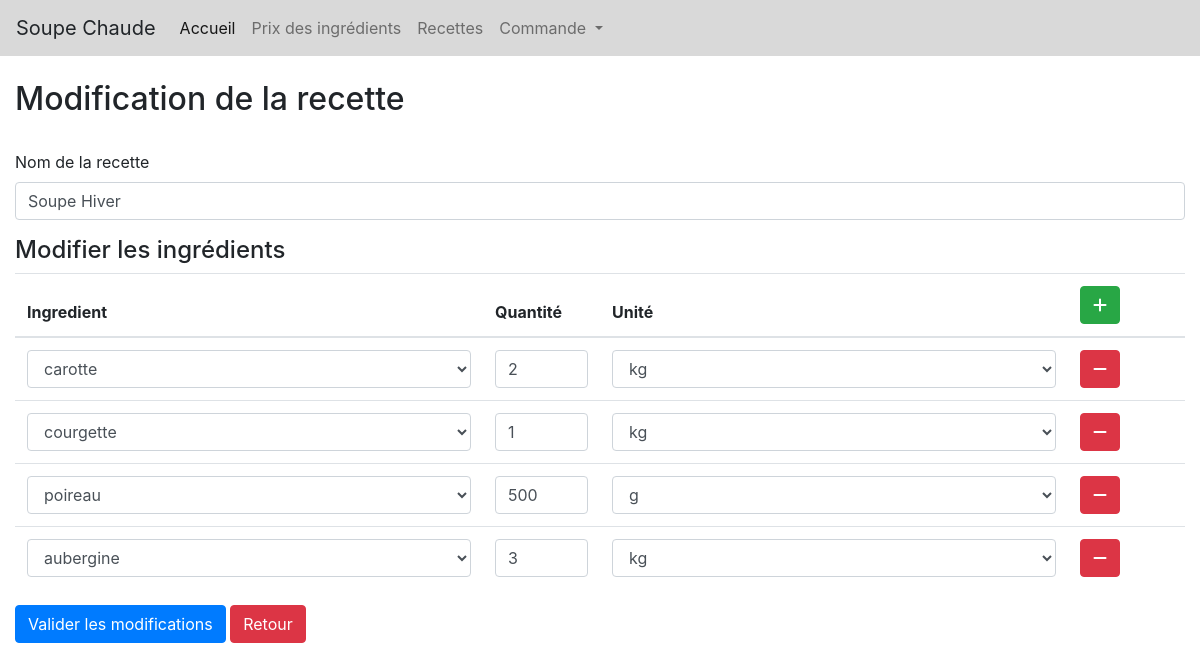
Page /update.php?id=1 on the committed database.
### tables this page shows
CREATE TABLE IF NOT EXISTS `recette` (
  `ID_RECETTE` int(11) NOT NULL AUTO_INCREMENT,
  `NOM_RECETTE` varchar(100) DEFAULT NULL,
  `PRIX` float DEFAULT NULL,
  `VALEURCALR` float DEFAULT NULL,
  `LIPIDER` float DEFAULT NULL,
  `GLUCIDER` float DEFAULT NULL,
  `PROTEINER` float DEFAULT NULL,
  `PRIXR_LEADER` float DEFAULT NULL,
  `PRIXR_RUNGIS` float DEFAULT NULL,
  PRIMARY KEY (`ID_RECETTE`)
);

CREATE TABLE IF NOT EXISTS `compose` (
  `ID_INGREDIENT` int(11) NOT NULL,
  `ID_RECETTE` int(11) NOT NULL,
  `ID_UNITE` int(11) NOT NULL,
  `QUANTITE` int(11) DEFAULT NULL,
  PRIMARY KEY (`ID_INGREDIENT`,`ID_RECETTE`,`ID_UNITE`),
  KEY `FK_COMPOSE_COMPOSE2_RECETTE` (`ID_RECETTE`),
  KEY `FK_COMPOSE_COMPOSE3_UNITE` (`ID_UNITE`)
);

### config/config.php (called while the page is built)
<?php
function base_url(){
  	return 'http://localhost/soupe';
}

### update.php (the view, shortened to what this page needs)
<?php include('templates/header.php'); ?>
<?php
require_once "config.php";
$id = @$_GET['id'];
if( $id ) {
	$id = (int) $id;
	$sql = "SELECT * FROM RECETTE WHERE ID_RECETTE=$id";
	$result = mysqli_query($conn, $sql);
	$recette_data = $result->fetch_assoc();
	$i_sql = "SELECT * FROM INGREDIENT";
	$i_results = mysqli_query($conn, $i_sql);
	$u_sql = "SELECT * FROM UNITE";
	$u_results = mysqli_query($conn, $u_sql);
}
else {
	header("Location: ".base_url());
	exit();
}
?>
<div class="row add-receipe-container">
    <div class="col-md-12">
    	<div class="page-heading mt-4 mb-1">
    		<h2>Modification de la recette</h2>
    	</div>
    	<br />
    	<form action="actions/recipe/update.php" method="POST" id="addRecipe">
		  <div class="form-group">
		    <label for="nom_recette">Nom de la recette</label>
		    <input type="text" class="form-control" id="nom_recette" name="nom_recette" value="<?php echo ( isset($_POST[ 'nom_recette' ]) ) ? $_POST[ 'nom_recette' ] : $recette_data[ 'NOM_RECETTE' ] ?>" />
		  </div>
		  <h4>Modifier les ingrédients</h4>
		  <div class="table-responsive">
			  <table class="table recipe-table">
			  	<thead>
			  		<tr>
			  			<th>Ingredient</th>
			  			<th>Quantité</th>
			  			<th>Unité</th>
			  			<th><button type="button" onclick="addRow()" class="btn btn-success"><i class="fas fa-plus"></i></button></th>
			  		</tr>
			  	</thead>
			  	<tbody>
			  		<?php
			  		$sql = "SELECT * FROM COMPOSE WHERE ID_RECETTE=$id";
					    if($result = mysqli_query($conn, $sql)){
					        if(mysqli_num_rows($result) > 0){
					        	$x=1;
					           while($row = mysqli_fetch_array($result)){ ?>
					           	<tr data-row-id="<?php echo $x; ?>" id="row_<?php echo $x; ?>">
						  			<td style="width: 40%">
						  				<select class="form-control" name="select[<?php echo $x; ?>][ingredient_id]" class="select2">
						  					<?php
						  					if( $i_results ) {
												foreach ( $i_results as $r ) {
													$selected = ( $r[ 'ID_INGREDIENT' ] == $row[ 'ID_INGREDIENT' ] ) ? 'selected="selected"' : '';
													echo "<option value='". $r[ 'ID_INGREDIENT' ] ."' $selected>".$r[ 'NOM_INGREDIENT' ]."</option>";
												}
											}
						  					?>
						  				</select>
						  			</td>
						  			<td style="width: 10%">
						  				<input type="text" name="select[<?php echo $x; ?>][qty]" class="form-control" value="<?php echo $row[ 'QUANTITE' ] ?>">
						  			</td>
						  			<td style="width: 40%">
						  				<select class="form-control" name="select[<?php echo $x; ?>][unit_id]">
						  					<?php if( $u_results ) {
												foreach ( $u_results as $u ) {
													$selected = ( $u[ 'ID_UNITE' ] == $row[ 'ID_UNITE' ] ) ? 'selected="selected"' : '';
													echo "<option value='". $u[ 'ID_UNITE' ] ."' $selected>".$u[ 'UNITE_MASSE' ]."</option>";
												}
											} ?>
						  				</select>
						  			</td>
						  			<td style="width: 10%">
						  				<button type="button" onclick="removeRow(<?php echo $x; ?>)" class="btn btn-danger"><i class="fas fa-minus"></i></button>
						  			</td>
						  		</tr>
					           	<?php
					           	$x++;
					           	}
					        }
					    }
					   ?>
			  	</tbody>
			  </table>
		  </div>
		  	<button type="submit" class="btn btn-primary">Valider les modifications</button>
		  	<a href="<?php echo base_url() . '/recette.php' ?>" class="btn btn-danger">Retour</a>
		</form>
    </div>
</div>
<?php include('templates/footer.php'); ?>

### rows in the picture
recette: nom_recette "Soupe Hiver"
compose: QUANTITE "2"
compose: QUANTITE "1"
compose: QUANTITE "500"
compose: QUANTITE "3"

### other values in the picture
form field value "carotte"
form field value "kg"
form field value "courgette"
form field value "poireau"
form field value "g"
form field value "aubergine"
